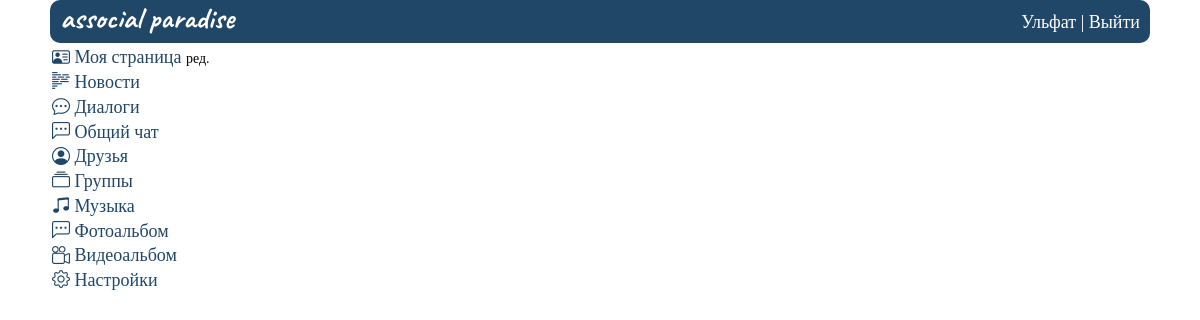
Before: /users (signed in) with the older database file.
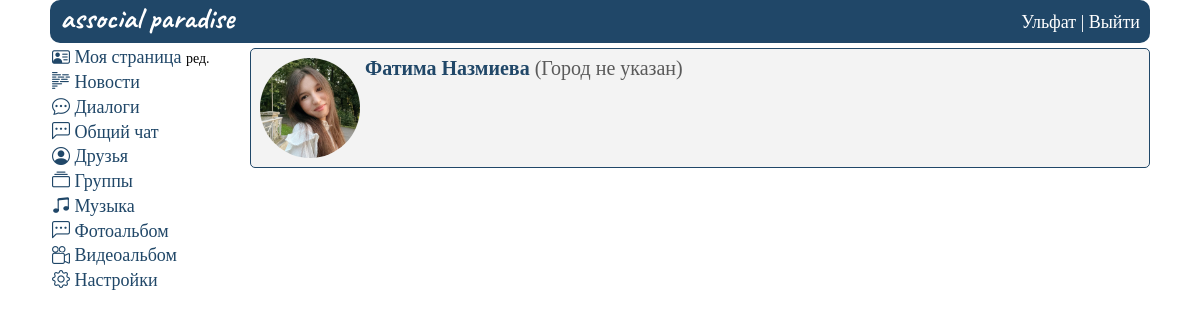
After: the same page with the newer database file.
### mysite/models.py (models this page shows)
class FriendsList(models.Model):
    from_user = models.TextField(max_length=100)
    to_user = models.TextField(max_length=100)
    friends = models.TextField(max_length=1, default=0)
    time_create = models.DateTimeField(auto_now_add=True)
    class Meta:
        verbose_name_plural = 'Друзья'

### mysite/views.py (the view)
# urls.py: path("users", AllUsers.as_view(), name="users"), #Показать список всех пользователей
class AllUsers(LoginRequiredMixin, ListView):
    model = UserProfile
    template_name = 'users.html'
    context_object_name = 'AllUsers'
    login_url = 'home'
    def get_context_data(self, *, object_list=None, **kwargs):
        context = super().get_context_data(**kwargs)
        context['userid'] = getAuthUser(self.request)
        context['allDialogues'] = getAllMessages(context['userid'])
        context['unread_messages'] = calculation_unread(context['allDialogues'], context['userid'])
        context['personal_data'] = getUser(context['userid'])
        return context
    def get_queryset(self):
        userid = getAuthUser(self.request)
        data = FriendsList.objects.raw(
            f'SELECT * FROM MYSITE_friendslist fl JOIN MYSITE_userprofile up on fl.to_user = up.user_id WHERE fl.from_user = {userid} and fl.friends = 1')
        return data

### mysite/views.py (called while the page is built)
def getAuthUser(request):
    return request.session.get('is_auth', False)

def getUser(userid):
    return UserProfile.objects.get(user_id=userid)

def calculation_unread(messages, userid):
    msg = 0
    for i in messages:
        if i.status_message == 0 and int(i.last_sender) != userid:
            msg += 1
    return msg

def getAllMessages(userid):
    allMsg = HaveDialog.objects.raw(
        f'select 1 as id, up.first_name as name_sender, up2.first_name as name_recipient, hd.time_update, hd.last_sender, up3.first_name as name_last_sender, hd.user_recipient_id, hd.user_sender_id, hd.status_message, up.avatar, hd.last_message from mysite_havedialog hd join mysite_userprofile up on up.user_id = hd.user_sender_id join mysite_userprofile up2 on up2.user_id = hd.user_recipient_id join mysite_userprofile up3 on up3.user_id = hd.last_sender where hd.user_recipient_id = {userid} order by hd.time_update desc')
    return allMsg

### mysite/templates/users.html (shortened to what this page needs)
{%extends 'base.html'%}
{% load static %}
{%block content%}
    <div class="wrapper_users">
    {% include "header.html" %}
    <div class="rows_user">
        <div class="col1_user">
            {% include "menu.html" %}
        </div>
        <div class="col2_user">
            <div class="user_list">
                {% for user in AllUsers %}
                <div class="user_item">
                    <div class="user_item_img">
                        <img src="{% static user.avatar|cut:'mysite/static' %}">
                    </div>
                    <div class="user_item_name">
                        <a href="{% url 'viewUser' user.user_id %}" class="user_links">{{ user.first_name }} {{ user.last_name }}</a>
                    </div>
                    {% if user.hometown %}
                    <div class="user_item_hometown">
                        ({{ user.hometown }})
                    </div>
                    {% else %}
                    <div class="user_item_hometown">
                        <span>(Город не указан)</span>
                    </div>
                    {% endif %}
                </div>
                {% endfor %}
            </div>
        </div>
    </div>
    </div>
{%endblock%}

Changed rows visible on the page:
added FriendsList: first_name "Фатима", last_name "Назмиева", shows "(Город не указан)"
